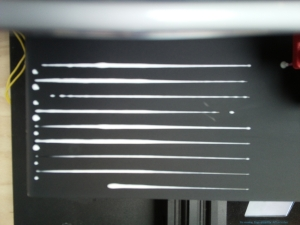
#> input picture traitement-image/assets/1.jpg, 300 x 225 px
$ python contours.py
#> lines starting #> are read from the running program, lines starting #| are printed output that depends on the picture; after the words box and inside, x2 and y2 are one past the last pixel; in counts of white or black regions, pixels touching at a corner belong together
import cv2 as cv
import numpy as np

img_path_list = [
    'assets/1.jpg',
    'assets/2.jpg',
    'assets/3.jpg',
    'assets/4.png',
    'assets/5.jpg'
]

# img_path_list = [
#   'plan_experience/1.png',
#   'plan_experience/2.png',
#   'plan_experience/3.png',
#   'plan_experience/4.png'
# ]

for id, img_path in enumerate(img_path_list):
    img = cv.imread(img_path)
#> img is the input picture: shape (225, 300, 3); mean B, G, R 102.4, 103.6, 100.1
    height = img.shape[0]
#> height = 225
    width = img.shape[1]
#> width = 300
    imgcopy = img.copy()
    gray = cv.cvtColor(img, cv.COLOR_BGR2GRAY)
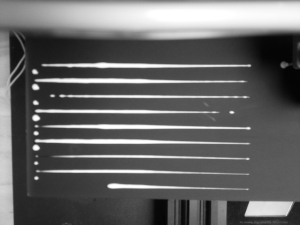
#> gray: shape (225, 300); min 3, max 255, mean 102.4


    edges = cv.Canny(gray, 50, 150, apertureSize=3)
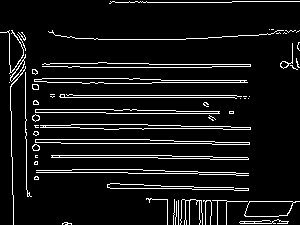
#> edges: shape (225, 300); 8.2% white in thin lines or dots

    lines = cv.HoughLines(edges, 1, np.pi / 180, 100)
#> lines = 29 rows, first 8: [97, 1.57], [95, 1.57], [143, 1.57], [67, 1.57], [157, 1.57], [82, 1.57], [155, 1.59], [170, 1.59]
    vertical_lines = []
    horizontal_lines = []
    y2s = []
    for line in lines:
        rho,theta = line[0]

        a = np.cos(theta)
        b = np.sin(theta)
        x0 = a*rho
        y0 = b*rho
        x1 = int(x0 + 1000*(-b))
        y1 = int(y0 + 1000*(a))
        x2 = int(x0 - 1000*(-b))
        y2 = int(y0 - 1000*(a))

        # if vertical
        if theta > 3:
            a = (y2 - y1)/(x2 - x1)
            b = -a * x1 + y1

            h1 = (-b+0)/a
            h2 = (-b+height)/a

            vertical_lines.append(int((h1 + h2)//2))
        else:
            horizontal_lines.append((y2 - y1)//2 + y1)
            y2s.append(y2)

        cv.line(imgcopy,(x1,y1),(x2,y2),(0,0,255),2)
#> this loop made 29 passes
#> (rho, theta, x0, y0, x1, y1) on passes 21, 24: (-23, 3.12, 23, -0.401, 5, -1000), (-9, 3.12, 9, -0.157, -8, -1000)
#> (rho, theta, x0, y0, x1, y1) on passes 1 to 6: (97, 1.57, -4.24e-06, 97, -1000, 96), (95, 1.57, -4.15e-06, 95, -1000, 94), (143, 1.57, -6.25e-06, 143, -1000, 142), (67, 1.57, -2.93e-06, 67, -1000, 66), (157, 1.57, -6.86e-06, 157, -1000, 156), (82, 1.57, -3.58e-06, 82, -1000, 81)
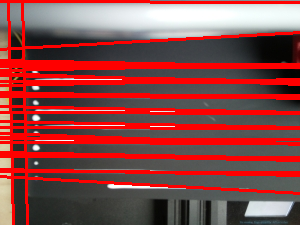
#> imgcopy: shape (225, 300, 3); mean B, G, R 70.8, 71.5, 138.9
#> after the loop, horizontal_lines = 27 values, max 176 at index 25, min 1 at index 19, mean 107.3; vertical_lines = [24, 10]; y2s = 27 values, max 229 at index 25, min -4 at index 23, mean 115.1

    cv.imshow('lines', imgcopy)
    xmin = max(vertical_lines)
#> xmin = 24

    horizontal_lines.sort()
    print(sorted(y2s))
#| [-4, 2, 52, 64, 67, 67, 78, 82, 93, 95, 97, 108, 110, 113, 124, 128, 139, 139, 143, 155, 157, 168, 170, 172, 172, 187, 229]
    cropped = img[horizontal_lines[2]:horizontal_lines[-1], xmin:width]
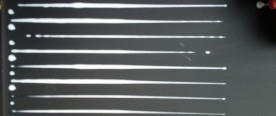
#> cropped: shape (116, 276, 3); mean B, G, R 96.2, 95.4, 91.4
    cv.imshow('Cropped', cropped)

    ret,th1 = cv.threshold(cropped,127,255,cv.THRESH_BINARY_INV)
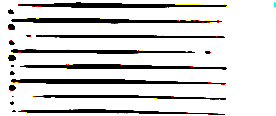
#> th1: shape (116, 276, 3); mean B, G, R 212.3, 213.1, 214
    cv.imshow('Threshold', th1)

    cv.imwrite('results/' + str(id) + '.jpg', th1)


    cv.waitKey(0)
#> pass 2 of the loop `for id, img_path in enumerate(img_path_list):`:
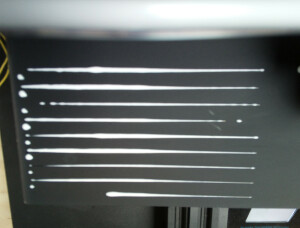
#> input picture traitement-image/assets/2.jpg, 300 x 228 px
#> img is the input picture: shape (228, 300, 3); mean B, G, R 103.2, 104.2, 99.1
#> gray: shape (228, 300)
#> `edges = cv.Canny(gray, 50, 150, apertureSize=3)`:
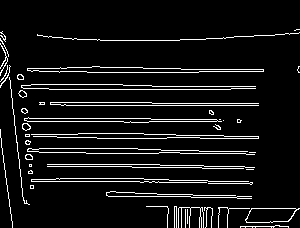
#> edges: shape (228, 300); 7.7% white in thin lines or dots, all inside (x1, y1, x2, y2) = (0, 29, 300, 228)
#> lines = 33 rows, first 8: [105, 1.57], [89, 1.57], [121, 1.57], [181, 1.57], [65, 1.59], [164, 1.59], [179, 1.59], [147, 1.59]
#> the loop `for line in lines:` made 33 passes
#> (rho, theta, x0, y0, x1, y1) on pass 25: (1, 3.02, -0.993, 0.122, -122, -992)
#> after the loop `for line in lines:`: horizontal_lines = 32 values, max 180 at index 3, min 64 at index 4, mean 123.9; vertical_lines = [12]; y2s = 32 values, max 196 at index 6, min 57 at index 15, mean 127.8
#> xmin = 12
#| [57, 72, 82, 84, 86, 87, 89, 89, 100, 103, 104, 105, 117, 117, 118, 121, 122, 133, 137, 138, 148, 148, 152, 153, 164, 166, 168, 179, 181, 181, 194, 196]
#> cropped: shape (111, 288, 3)
#> `ret,th1 = cv.threshold(cropped,127,255,cv.THRESH_BINARY_INV)`:
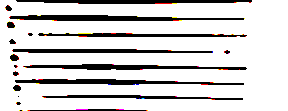
#> th1: shape (111, 288, 3); mean B, G, R 210.3, 210.6, 212
#> pass 3 of the loop `for id, img_path in enumerate(img_path_list):`:
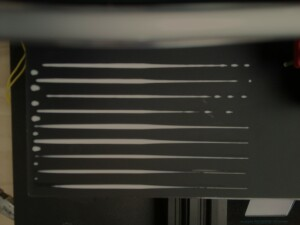
#> input picture traitement-image/assets/3.jpg, 300 x 225 px
#> img is the input picture: shape (225, 300, 3); mean B, G, R 48.3, 55.5, 56.8
#> gray: shape (225, 300)
#> `edges = cv.Canny(gray, 50, 150, apertureSize=3)`:
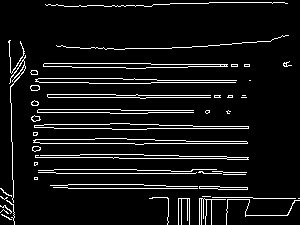
#> edges: shape (225, 300); 7.7% white in thin lines or dots
#> lines = 28 rows, first 8: [143, 1.57], [97, 1.57], [128, 1.57], [173, 1.57], [188, 1.57], [82, 1.57], [112, 1.57], [134, 1.61]
#> the loop `for line in lines:` made 28 passes
#> line on passes 7 to 14: [[112, 1.57]], [[134, 1.61]], [[122, 1.59]], [[61, 1.59]], [[152, 1.59]], [[63, 1.57]], [[77, 1.59]], [[155, 1.59]]
#| [-10, 52, 63, 67, 67, 78, 82, 94, 95, 97, 98, 108, 112, 128, 138, 139, 143, 153, 154, 158, 168, 169, 169, 172, 173, 188, 199]
#> cropped: shape (125, 290, 3)
#> `ret,th1 = cv.threshold(cropped,127,255,cv.THRESH_BINARY_INV)`:
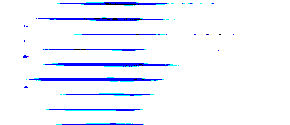
#> th1: shape (125, 290, 3); mean B, G, R 254.3, 243.4, 240.7
#> the loop made 5 passes; the first 3 are shown
